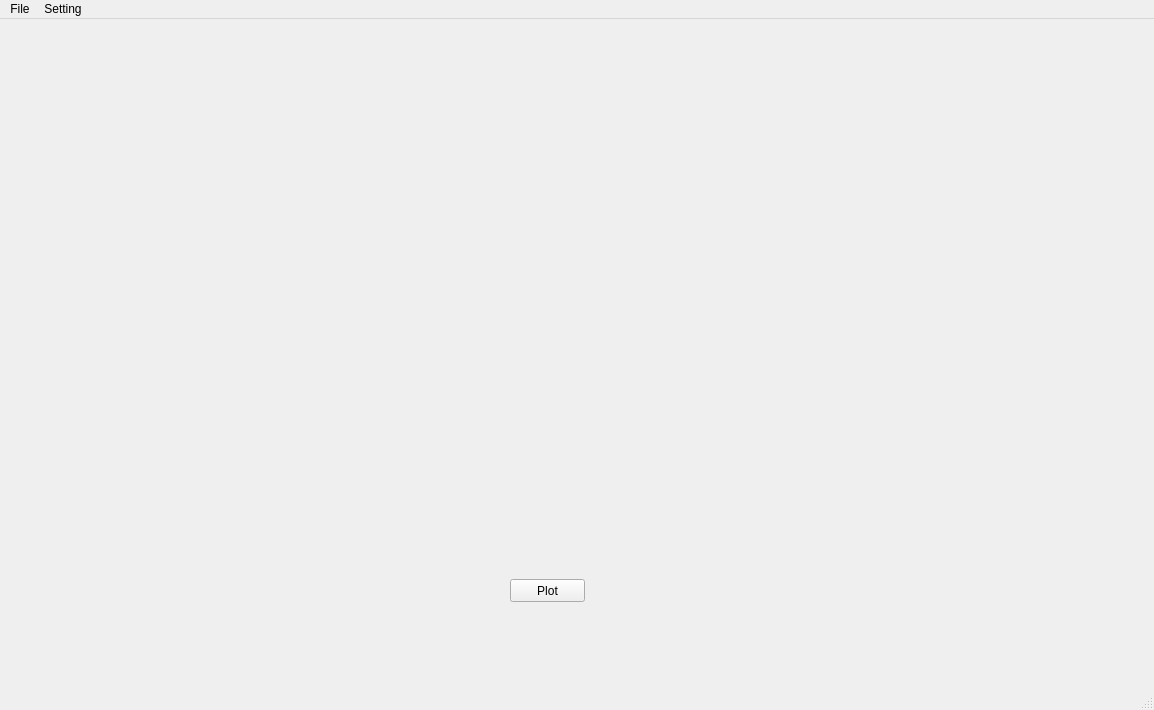
<?xml version="1.0" encoding="UTF-8"?>
<ui version="4.0">
 <class>MainWindow</class>
 <widget class="QMainWindow" name="MainWindow">
  <property name="geometry">
   <rect>
    <x>0</x>
    <y>0</y>
    <width>1154</width>
    <height>710</height>
   </rect>
  </property>
  <property name="windowTitle">
   <string>MainWindow</string>
  </property>
  <widget class="QWidget" name="centralwidget">
   <widget class="MatplotlibWidget" name="matplotlibwidget">
    <property name="geometry">
     <rect>
      <x>290</x>
      <y>140</y>
      <width>521</width>
      <height>401</height>
     </rect>
    </property>
   </widget>
   <widget class="QPushButton" name="Button2_Plot">
    <property name="geometry">
     <rect>
      <x>510</x>
      <y>560</y>
      <width>75</width>
      <height>23</height>
     </rect>
    </property>
    <property name="text">
     <string>Plot</string>
    </property>
   </widget>
  </widget>
  <widget class="QMenuBar" name="menubar">
   <property name="geometry">
    <rect>
     <x>0</x>
     <y>0</y>
     <width>1154</width>
     <height>21</height>
    </rect>
   </property>
   <widget class="QMenu" name="menuFile">
    <property name="title">
     <string>File</string>
    </property>
    <addaction name="separator"/>
    <addaction name="separator"/>
    <addaction name="actionOpen"/>
    <addaction name="actionSave"/>
    <addaction name="actionSave_as"/>
    <addaction name="actionQuit"/>
   </widget>
   <widget class="QMenu" name="menuSetting">
    <property name="title">
     <string>Setting</string>
    </property>
   </widget>
   <addaction name="menuFile"/>
   <addaction name="menuSetting"/>
  </widget>
  <widget class="QStatusBar" name="statusbar"/>
  <action name="actionOpen">
   <property name="text">
    <string>Open</string>
   </property>
  </action>
  <action name="actionSave">
   <property name="text">
    <string>Save</string>
   </property>
  </action>
  <action name="actionSave_as">
   <property name="text">
    <string>Save as</string>
   </property>
  </action>
  <action name="actionQuit">
   <property name="text">
    <string>Quit</string>
   </property>
  </action>
  <action name="actionTerminal">
   <property name="text">
    <string>Terminal</string>
   </property>
  </action>
  <action name="actionGraph">
   <property name="text">
    <string>Graph</string>
   </property>
  </action>
 </widget>
 <customwidgets>
  <customwidget>
   <class>MatplotlibWidget</class>
   <extends>QWidget</extends>
   <header>matplotlibwidget</header>
  </customwidget>
 </customwidgets>
 <tabstops>
  <tabstop>Button2_Plot</tabstop>
 </tabstops>
 <resources/>
 <connections>
  <connection>
   <sender>Button2_Plot</sender>
   <signal>clicked()</signal>
   <receiver>matplotlibwidget</receiver>
   <slot>update()</slot>
   <hints>
    <hint type="sourcelabel">
     <x>550</x>
     <y>590</y>
    </hint>
    <hint type="destinationlabel">
     <x>549</x>
     <y>549</y>
    </hint>
   </hints>
  </connection>
 </connections>
</ui>
